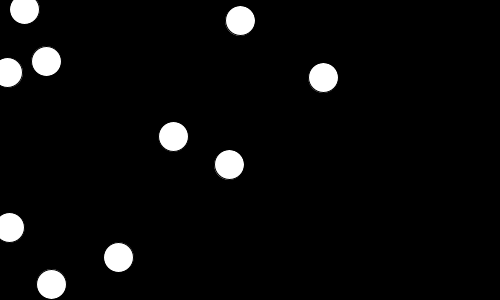
Frame 1 (no input)
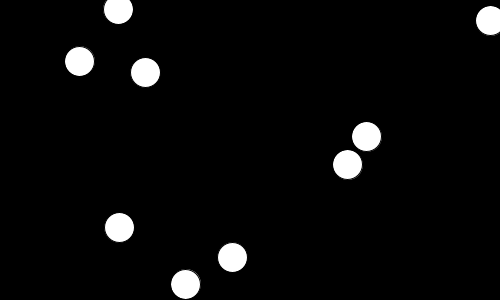
Frame 60 (the mouse pressed at the canvas centre just before this capture)
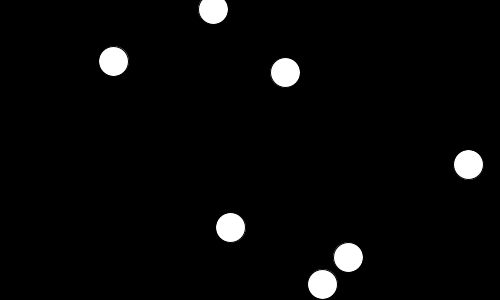
Frame 120 (the mouse held since frame 60 and released just before this capture)

The Processing sketch that drew these frames (run headless with seeded random() and noise(); from frame 60 on, the mouse is pressed at the canvas centre):

// Processing sketch: ex09_10
// ── ex09_10.pde
// 오른쪽으로 이동하는 10개의 원을 생성하고 초기 위치 및 속도를 랜덤 설정

int num = 10;
float[] x = new float[num];
float[] y = new float[num];
float[] velocity = new float[num];

void setup() {
  size(500, 300);
  for (int i = 0; i < num; i++) {
    x[i] = random(width);
    y[i] = random(height);
    velocity[i] = random(0.5, 5);
  }
}

void draw() {
  background(0);
  for (int i = 0; i < num; i++) {
    ellipse(x[i], y[i], 30, 30);
    x[i] += velocity[i];
  }
}
